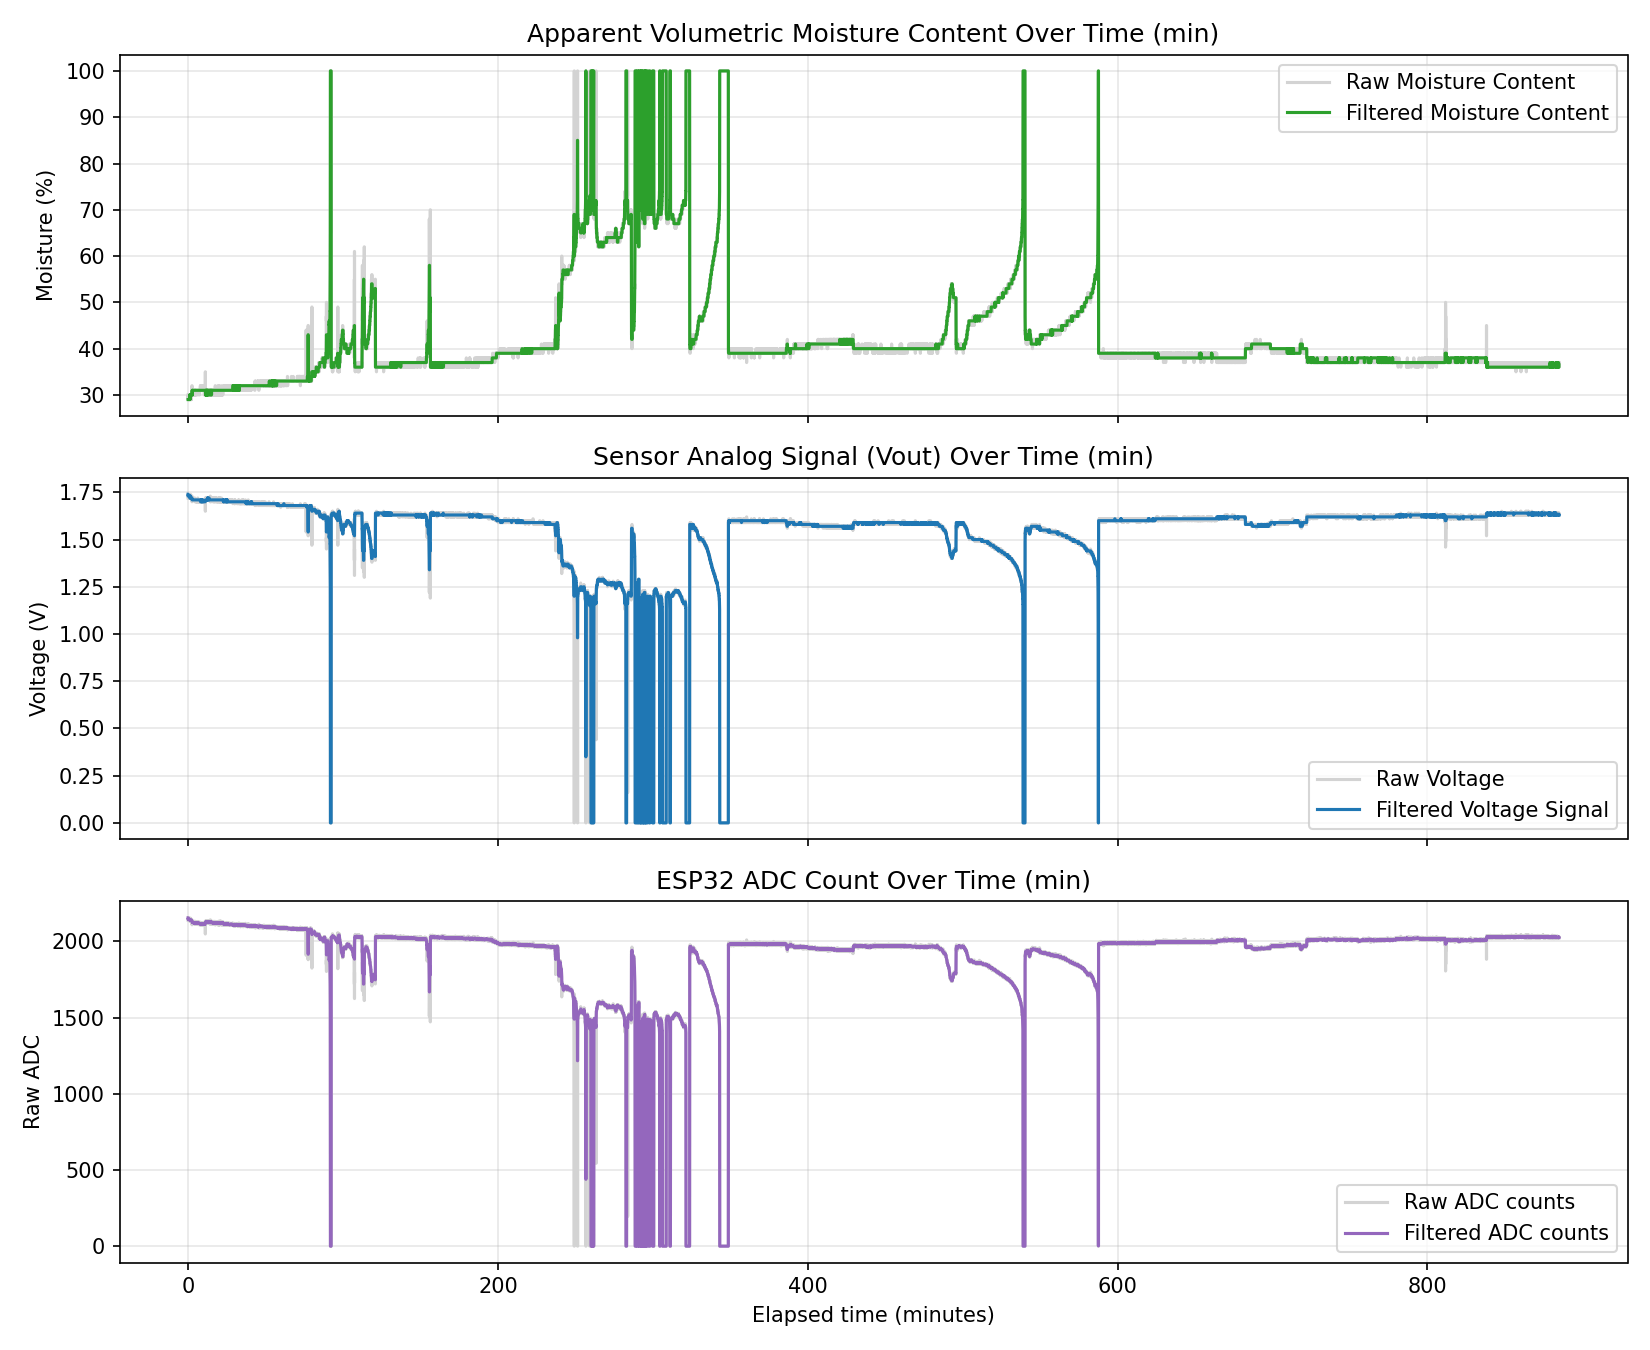

This chart was generated by the following Python code:
import pandas as pd
import matplotlib.pyplot as plt

# 1. Load the data
df = pd.read_csv("/Users/linyunlei/Documents/mySideQuests/Moss/Code/Moss-1.0-/analysis/data/raw/pothos1_overnight.csv")

# 2. Basic cleanup: make sure columns are numeric, drop rows that failed to parse
# (forcing every column to numbers and dropping any broken rows. )

cols = ["elapsed_time_s", "raw_adc", "voltage_v", "moisture_pct"]
df[cols] = df[cols].apply(pd.to_numeric, errors="coerce")
df = df.dropna(subset=cols)

# 3. Convert seconds to hours so the x-axis is readable for an overnight run
# raw lines stays in gray (aka real data)
# df["hours"] = df["elapsed_time_s"] / 3600
df["minutes"] = df["elapsed_time_s"] / 60

# 4. Smooth the moisture signal to reduce sensor noise 
# aka rolling median over 15 samples to remove any data spikes
df["moisture_smooth"] = df["moisture_pct"].rolling(15, center=True, min_periods=1).median()
df["voltage_smooth"] = df["voltage_v"].rolling(15, center=True, min_periods=1).median()
df["raw_adc_smooth"] = df["raw_adc"].rolling(15, center=True, min_periods=1).median()

# 5. Two stacked panels sharing the same time axis
# top shows moisture percent over time, which is the main graph.
fig, (ax1, ax2, ax3) = plt.subplots(3, 1, figsize=(11, 9), sharex=True)



# Top plot "Moisture over elapsed time"
ax1.plot(df["minutes"], df["moisture_pct"], color="lightgray", label="Raw Moisture Content") # make the raw data in grey
ax1.plot(df["minutes"], df["moisture_smooth"], color="tab:green", label="Filtered Moisture Content") # let green be the smoothed out data

ax1.set_ylabel("Moisture (%)")
ax1.set_title("Apparent Volumetric Moisture Content Over Time (min)")
ax1.legend()
ax1.grid(alpha=0.3) # make the grid lines 0.3 opaque


# Middle Plot "Voltage over elapsed time"
ax2.plot(df["minutes"], df["voltage_v"], color="lightgray", label="Raw Voltage") # make the raw data in grey
ax2.plot(df["minutes"], df["voltage_smooth"], color="tab:blue", label="Filtered Voltage Signal") # let green be the smoothed out data

ax2.set_ylabel("Voltage (V)")
ax2.set_title("Sensor Analog Signal (Vout) Over Time (min)")
ax2.legend()
ax2.grid(alpha=0.3) 



# Bottom Plot "Voltage over elapsed time"
ax3.plot(df["minutes"], df["raw_adc"], color="lightgray", label="Raw ADC counts") # make the raw data in grey
ax3.plot(df["minutes"], df["raw_adc_smooth"], color="tab:purple", label="Filtered ADC counts") # let green be the smoothed out data

ax3.set_ylabel("Raw ADC")
ax3.set_title("ESP32 ADC Count Over Time (min)")
ax3.legend()
ax3.set_xlabel("Elapsed time (minutes)")
ax3.grid(alpha=0.3) 



# ax2.plot(df["hours"], df["voltage_v"], color="tab:blue", label="Voltage (V)")
# ax2.set_ylabel("Voltage (V)", color="tab:blue")
# ax2.set_xlabel("Elapsed time (hours)")
# ax2.grid(alpha=0.3) 



# ax2b = ax2.twinx()  # second y-axis for the raw ADC counts
# ax2b.plot(df["hours"], df["raw_adc"], color="tab:orange", alpha=0.6, label="Raw ADC")
# ax2b.set_ylabel("Raw ADC", color="tab:orange")


plt.tight_layout()
plt.savefig("pothos1_overnight_plot.png", dpi=150)
print(f"Plot saved successfully")
plt.show()
